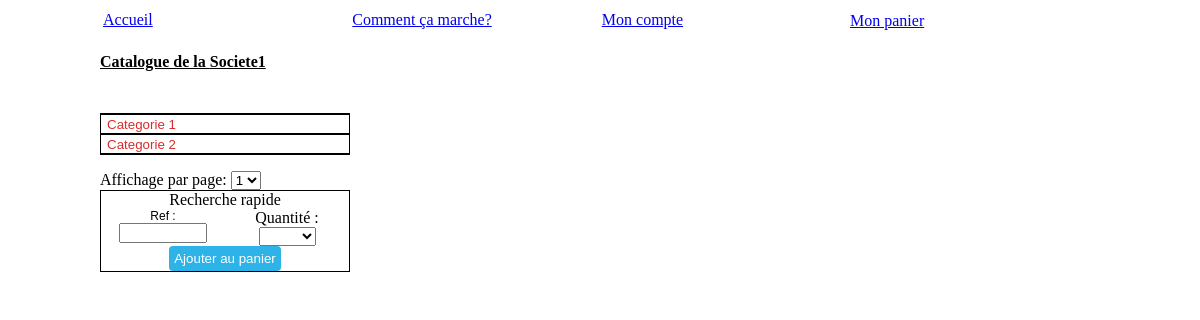
Page /societe-1.html (signed in) on the committed database.
### tables this page shows
CREATE TABLE IF NOT EXISTS `societe` (
  `idSociete` int(11) NOT NULL AUTO_INCREMENT,
  `nomSociete` varchar(250) NOT NULL,
  PRIMARY KEY (`idSociete`)
);

CREATE TABLE IF NOT EXISTS `categorie` (
  `idCategorie` int(11) NOT NULL AUTO_INCREMENT,
  `idSociete` int(11) NOT NULL,
  `idParent` int(11) NOT NULL,
  `libelleCategorie` varchar(250) NOT NULL,
  PRIMARY KEY (`idCategorie`)
);

### modeles/societe.php (the view, shortened to what this page needs)
<?php
function getAllRef($auth, $idSociete) {
    $get = $auth->query('SELECT codeProduit FROM produit WHERE idSociete = ' . $idSociete . '');
    $liste = array();
    $i = 0;
    while ($donnees = $get->fetch()) {
        $d[$i]['codeProduit'] = $donnees['codeProduit'];
        $i++;
    }
    $nb = 0;
    foreach ($d as $ref) {
        $liste[$nb] = $ref['codeProduit'];
        $nb++;
    }
    $scriptReturn = '<script>$(function() {
                        var availableTags = ' . json_encode($liste) . ';
                        $("#refSearch").autocomplete({
                            source: availableTags,
                            select: function(event, ui){
                                $("#refSearch").attr("value",ui.item.value);
                                $.ajax({url: "' . ROOTPATH . '/societe.html",
                                    type: "POST",
                                    dataType: "json",
                                    data: "codeProduit="+ui.item.value+"&idPostFormFastSearch=1"
                                }).done(function(data) {
                                    var o = 1;
                                    newContentV = "";
                                    do {
                                        j = o * data.minQte;
                                        newContentV += "<option value="+j+">"+j+"</option>";
                                        o++;
                                    } while (j < data.quantiteProduit);
                                    $("#valueSearchQte").html(newContentV);
                                });
                            }
                        });
                    });
                     </script>';
    if (!empty($scriptReturn)) {
        return $scriptReturn;
    }
}
function getNomSociete($auth, $id) {
    $reqInfo = $auth->query('SELECT nomSociete FROM societe WHERE idSociete = ' . $id . '');
    $reqNom = $reqInfo->fetch();
    return $reqNom;
}
function getSociete($auth, $id) {
    $req = $auth->query('SELECT * FROM categorie WHERE idSociete = ' . $id . '');
    $i = 0;
    while ($donnees = $req->fetch()) {
        $d[$i]['idCategorie'] = $donnees['idCategorie'];
        $d[$i]['idSociete'] = $donnees['idSociete'];
        $d[$i]['idParent'] = $donnees['idParent'];
        $d[$i]['libelleCategorie'] = $donnees['libelleCategorie'];
        $i++;
    }
    if (!empty($d)) {
        return $d;
    }
}
function afficher_menu($parent, $niveau, $array) {
    $html = "";
    $niveau_precedent = 0;
    if (!$niveau && !$niveau_precedent)
        $html .= "\n<ul class='accordion'>\n";
    foreach ($array AS $noeud) {
        if ($parent == $noeud['idParent']) {
            if ($niveau_precedent < $niveau) {
                if ($niveau == 1) {
                    $html .= "\n</form><ul class='sub-menu'>\n";
                } else {
                    $html .= "\n</form><ul class='sub-menu" . $niveau . "' style='display:none;'>\n";
                }
            }
            if ($niveau == 0) {
                $html .= '<li><form class="menuCategorie" id="cat' . $niveau . '" style="border-bottom: 1px solid black; border-top: 1px solid black;" method="post" ><input type="hidden" name="submitSearch" value="' . $noeud['idCategorie'] . '"><input class="formvalid" type="submit" name="idCategorie" value="' . $noeud['libelleCategorie'] . '" />';
            } else {
                $html .= '<li><form class="menuCategorie" method="post" ><input type="hidden" name="submitSearch" value="' . $noeud['idCategorie'] . '"><input class="formvalid" type="submit" name="idCategorie" value="' . $noeud['libelleCategorie'] . '" />';
            }
            $niveau_precedent = $niveau;
            $html .= afficher_menu($noeud['idCategorie'], ($niveau + 1), $array);
            $html .= "<span style=\"display: none;\" id=\"currentCategory\"></span>";
        }
    }
    if (($niveau_precedent == $niveau) && ($niveau_precedent != 0))
        $html .= "</ul>\n</li>\n";
    else if ($niveau_precedent == $niveau)
        $html .= "</ul>\n";
    else
        $html .= "</form></li>\n";
    return $html;
}
?>

### vues/societe.php (shortened to what this page needs)
<h4 class="underline">Catalogue de la <?php echo $nomSociete['nomSociete']; ?></h4>
<div class="left">
    <?php
    $menu = afficher_menu(0, 0, $donnees);
    if (isset($menu)) {
        echo $menu;
    }
    ?>
    <div>
        <form class="nbPerPage" method="get" action="">
            <label>Affichage par page:</label>
            <select>
                <option value="1">1</option>
            </select>
        </form>
    </div>
    <div style="width: 248px; border: 1px solid black; text-align: center;">
        Recherche rapide<br/>
        <form method="post" action="societe.html" id="rapidSearchForm">
            <div class="left" style="width: 124px;">
                <div class="ui-widget">
                    <label for="refSearch">Ref :</label><br/>
                    <input type="text" style="width: 80px;" id="refSearch" name="refSearch"/>
                </div>
            </div>
            <div class="left" style="width: 124px;">
                <label for="spinnerSearchQte">Quantité :</label><br/>
                <select name="qteSearch" id="valueSearchQte" style="font-size: 13px; width: 57px;" placeholder="min">
                </select>
            </div>
            <input type="submit" class="classButton" value="Ajouter au panier" />
        </form>
    </div>
</div>

### design.css (style rules this page uses)
body { background-color: #ffffff; }
.underline { text-decoration: underline; }
.left { float: left; }
.accordion { list-style: none; width: 248px; float: left; padding-left: 0px; border: 1px solid black; margin-top: 20px; }
.formvalid { color: #dc2b2b; background-image: none; background-color: transparent; cursor: pointer; border:none; width: auto; }
.classButton { cursor: pointer; color: #fff; border-radius: 4px; padding: 5px; background-color: #2db3e8; text-decoration: none; border: none; }
.ui-widget { font-size: 12px !important; }

### rows in the picture
societe: nomSociete "Societe1"
categorie: idCategorie "Categorie 1"
categorie: idCategorie "Categorie 2"
